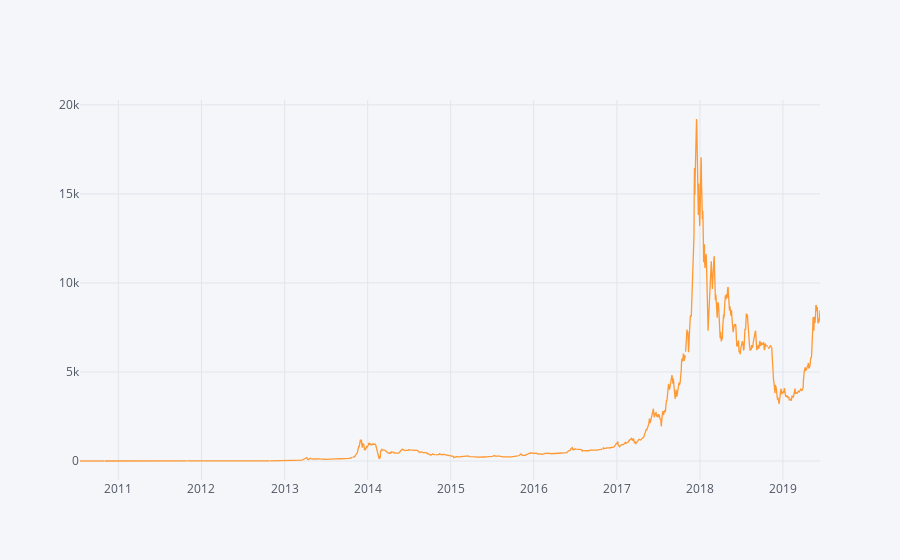

This figure's notebook cell:
### Code cell
df1.iplot()

### Figure 1 — Plotly figure (JSON) as saved in the notebook; plotly's stock layout.template omitted (floating-point values rounded to 4 significant figures; data arrays with more than 128 entries replaced by an {"elided": "..."} marker saying what was removed)
{"data": [{"line": {"color": "rgba(255, 153, 51, 1.0)", "dash": "solid", "shape": "linear", "width": 1.3}, "mode": "lines", "name": "APrice ", "text": "", "type": "scatter", "uid": "6c1400e7-fa72-459d-b4a0-24f36bfd72fc", "x": {"elided": "3255 str values"}, "y": {"elided": "3255 mixed values"}}], "layout": {"legend": {"bgcolor": "#F5F6F9", "font": {"color": "#4D5663"}}, "paper_bgcolor": "#F5F6F9", "plot_bgcolor": "#F5F6F9", "title": {"font": {"color": "#4D5663"}}, "xaxis": {"gridcolor": "#E1E5ED", "showgrid": true, "tickfont": {"color": "#4D5663"}, "title": {"font": {"color": "#4D5663"}, "text": ""}, "zerolinecolor": "#E1E5ED"}, "yaxis": {"gridcolor": "#E1E5ED", "showgrid": true, "tickfont": {"color": "#4D5663"}, "title": {"font": {"color": "#4D5663"}, "text": ""}, "zerolinecolor": "#E1E5ED"}}}
